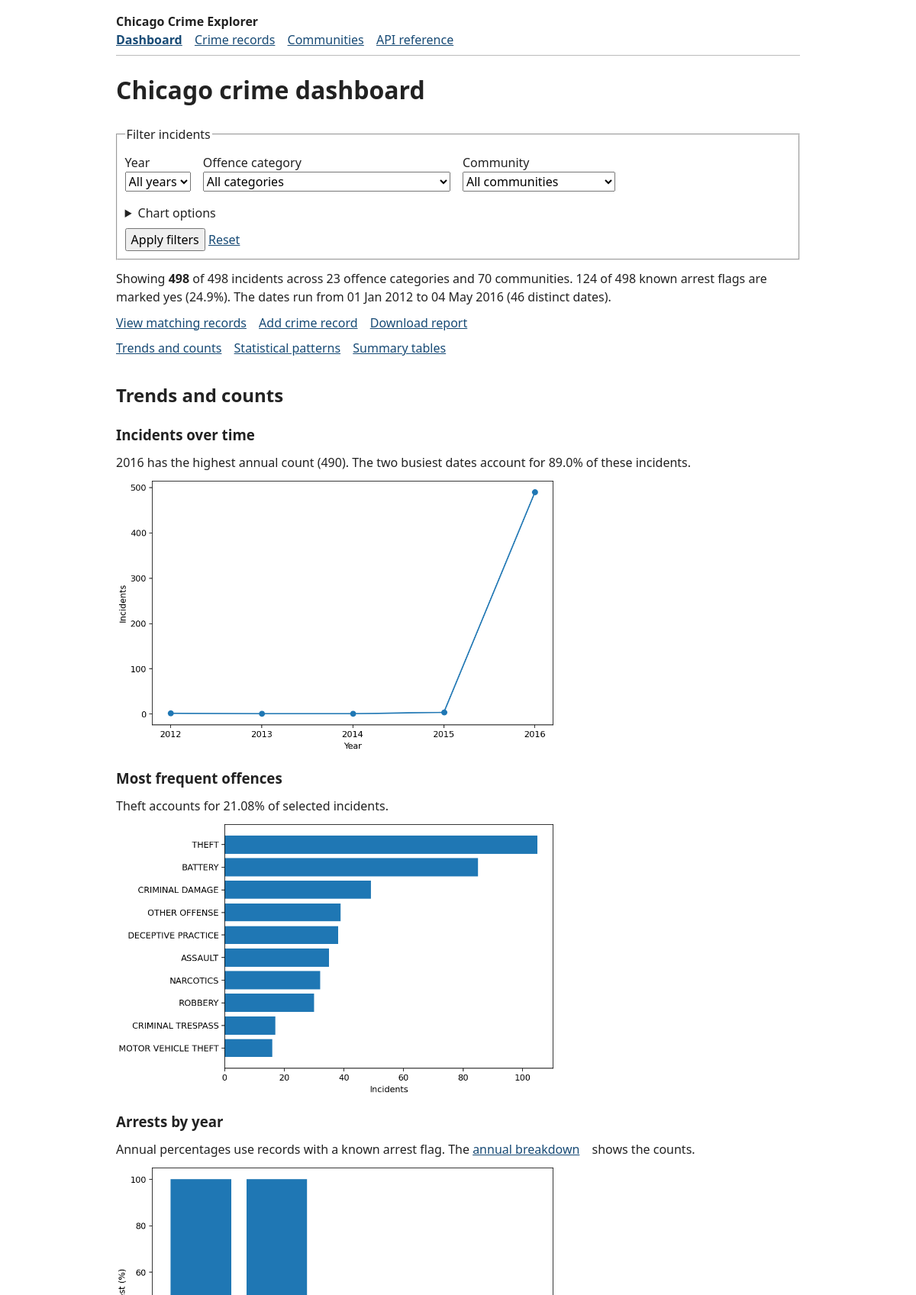
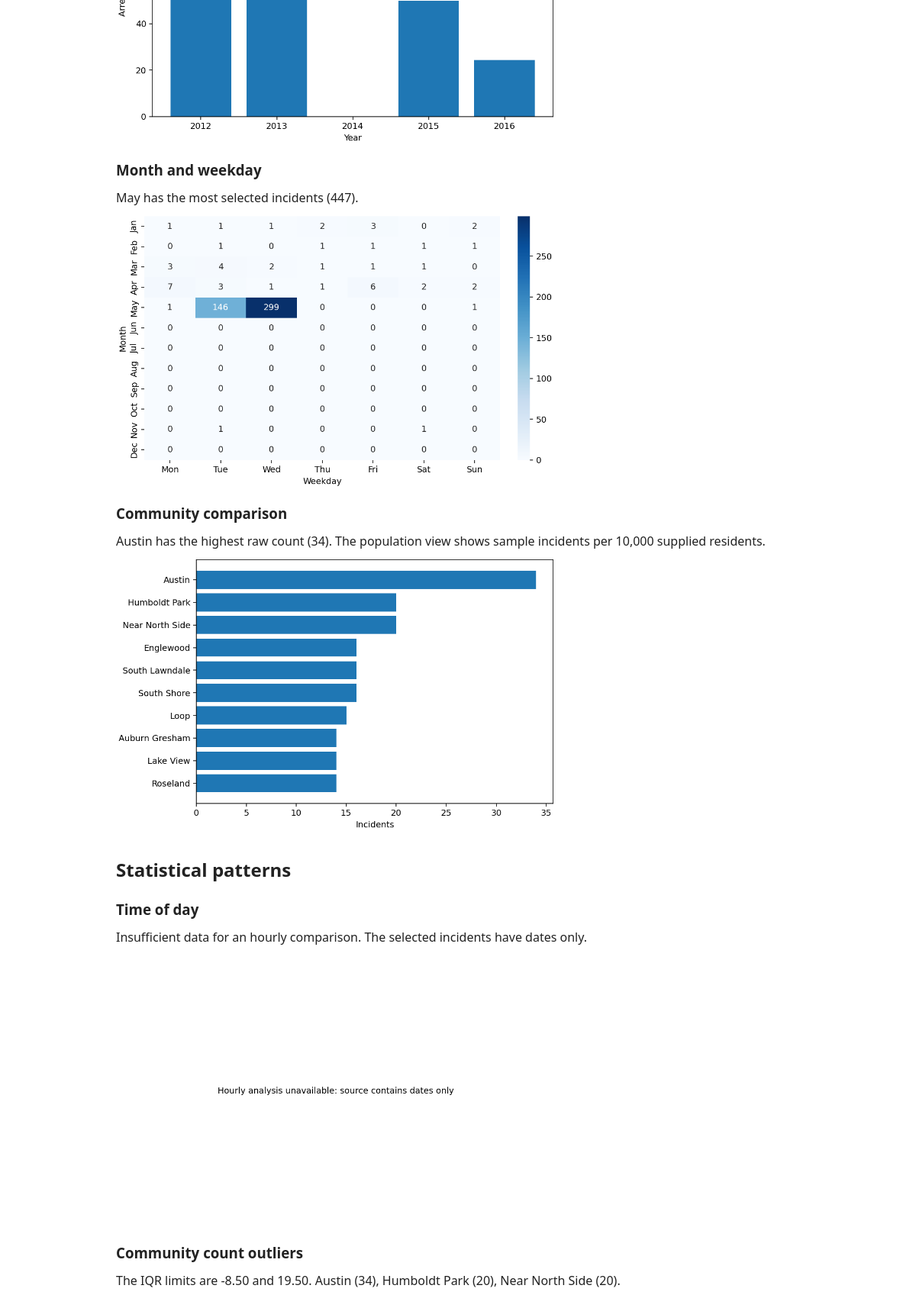
The page / (upper part) on the database its author committed (2 pictures, top to bottom).
### tables this page shows
CREATE TABLE city_community (
    community_code INTEGER PRIMARY KEY,
    community_name TEXT NOT NULL,
    population INTEGER,
    area_sqmile REAL,
    area_sqkm REAL,
    density_per_sqmi REAL,
    density_per_sqkm REAL
);

### app.py (the view)
    @app.get("/")
    def index():
        choices = parse_filters(DashboardQuery())
        filter_names = FilterQuery().fields
        filters = {name: choices[name] for name in filter_names if name in choices}
        results = selection(filters)
        stats = results.stats
        category_limit = 5 if choices["ranking"] == "top5" else 10
        return render_template(
            "dashboard.html",
            options=lookup_options(include_form_details=False),
            filters=filters,
            choices=choices,
            stats=stats,
            full_total=results.full_total,
            dashboard_filters=filters,
            yearly=stats["yearly"].to_dict("records"),
            categories=stats["categories"].head(category_limit).to_dict("records"),
            community=stats["communities"].head(1).to_dict("records"),
        )

### api.py (called while the page is built)
def storage():
    if not current_app.config["DB_PATH"].is_file():
        abort(503, message="Run python use_case_1.py to create the database.")
    engine = current_app.extensions["engine"]
    if not current_app.extensions["tables"]:
        current_app.extensions["tables"] = reflect_tables(engine)
    return engine, current_app.extensions["tables"]

### app.py (called while the page is built)
def parse_filters(schema):
    values = {key: value.strip() for key, value in request.args.items() if value.strip()}
    return schema.load(values, unknown=EXCLUDE)

### database.py (called while the page is built)
def create_db_engine(db_path=DB_PATH, read_only=False):
    path = Path(db_path).resolve()
    url = URL.create(
        "sqlite+pysqlite",
        database=path.as_uri() if read_only else str(path),
        query={"mode": "ro", "uri": "true"} if read_only else {},
    )
    engine = create_engine(url, poolclass=NullPool)
    @event.listens_for(engine, "connect")
    def enable_foreign_keys(connection, _):
        connection.execute("PRAGMA foreign_keys = ON")
    return engine

def create_read_engine(db_path=DB_PATH):
    return create_db_engine(db_path, read_only=True)

### use_case_2.py (called while the page is built)
def community_counts(df, communities):
    counts = df.groupby("community_code").size().rename("crime_count")
    areas = communities[["community_code", "community_name", "population"]].merge(
        counts, how="left", left_on="community_code", right_index=True
    )
    areas["crime_count"] = areas["crime_count"].fillna(0).astype(int)
    areas["per_10000"] = (
        10000 * areas["crime_count"] / areas["population"].where(areas["population"] > 0)
    )
    return community_outliers(areas)

### use_case_3.py (called while the page is built)
def community_outliers(areas):
    values = areas["crime_count"].to_numpy()
    q1, q3 = np.percentile(values, [25, 75]) if len(values) else (0.0, 0.0)
    iqr = q3 - q1
    lower, upper = float(q1 - 1.5 * iqr), float(q3 + 1.5 * iqr)
    areas["is_outlier"] = ~areas["crime_count"].between(lower, upper)
    areas = areas.sort_values(["crime_count", "community_name"], ascending=[False, True])
    outliers = areas.loc[areas["is_outlier"], ["community_name", "crime_count"]]
    spread = {
        "q1": float(q1),
        "q3": float(q3),
        "lower": lower,
        "upper": upper,
        "mean": float(np.mean(values)) if len(values) else 0.0,
        "std": float(np.std(values)) if len(values) else 0.0,
        "outliers": int(areas["is_outlier"].sum()),
    }
    return areas, outliers, spread

### templates/dashboard.html (shortened to what this page needs)
{% extends "base.html" %}
{% macro chart(kind, description) %}
<img src="{{ url_for('chart', name=kind, **filters) }}" alt="{{ description }}" width="1008" height="630" loading="lazy">
{% endmacro %}
{% block content %}
<h1>Chicago crime dashboard</h1>
<form method="get">
    <fieldset>
        <legend>Filter incidents</legend>
        {% include "filters.html" %}
        <details>
            <summary>Chart options</summary>
        </details>
        <button>Apply filters</button>
        <a href="{{ url_for('index') }}">Reset</a>
    </fieldset>
</form>
<p>Showing <strong>{{ stats.total | number }}</strong> of {{ full_total | number }} incidents
    across {{ stats.categories | length }} offence categories and {{ stats.communities_observed }} communities.
    {% if stats.known_arrests %}
    {{ stats.arrests }} of {{ stats.known_arrests }} known arrest flags are marked yes ({{ stats.arrest_percentage | number(1) }}%).
    {% else %}This selection has no known arrest flags.{% endif %}
    {% if stats.total %}The dates run from {{ stats.date_min }} to {{ stats.date_max }} ({{ stats.dates_observed }} distinct dates).{% endif %}
</p>
<p>
    <a href="{{ url_for('records', resource='crimes', **filters) }}">View matching records</a>
    <a href="{{ url_for('record_form', resource='crimes', **filters) }}">Add crime record</a>
    <a href="{{ url_for('export', kind='report.html', **filters) }}">Download report</a>
</p>
<nav aria-label="Dashboard sections">
    <a href="#trends">Trends and counts</a>
    <a href="#patterns">Statistical patterns</a>
    <a href="#tables">Summary tables</a>
</nav>
<h2 id="trends">Trends and counts</h2>
<h3>Incidents over time</h3>
{% if yearly %}
    {% set busiest = yearly | max(attribute='crime_count') %}
    <p>{{ busiest.year }} has the highest annual count ({{ busiest.crime_count }}).
        {% if stats.dates_observed >= 2 %}The two busiest dates account for {{ stats.concentration | number(1) }}% of these incidents.{% endif %}
    </p>
{% else %}<p>No incidents match these filters.</p>{% endif %}
{{ chart(choices.period, 'Incident counts over time') }}
<h3>Most frequent offences</h3>
{% if stats.total %}<p>{{ stats.top_category | title }} accounts for {{ stats.top_category_pct | number(2) }}% of selected incidents.</p>{% endif %}
{{ chart(choices.ranking, 'Most frequent offence categories') }}
<h3>Arrests by year</h3>
<p>Annual percentages use records with a known arrest flag. The <a href="#annual">annual breakdown</a> shows the counts.</p>
{{ chart(choices.arrests, 'Annual arrest figures') }}
<h3>Month and weekday</h3>
{% if stats.total %}<p>{{ stats.peak_month }} has the most selected incidents ({{ stats.peak_month_count }}).</p>{% endif %}
{{ chart('calendar', 'Incident counts by month and weekday') }}
<h3>Community comparison</h3>
{% if community and community[0].crime_count %}
<p>{{ community[0].community_name }} has the highest raw count ({{ community[0].crime_count }}).
    The population view shows sample incidents per 10,000 supplied residents.</p>
{% else %}<p>No selected incidents have a matching community.</p>{% endif %}
{{ chart(choices.areas, 'Community incident comparison') }}
<h2 id="patterns">Statistical patterns</h2>
<h3>Time of day</h3>
{% if stats.timed_records %}
<p>{{ stats.timed_records }} selected incidents have a recorded time.</p>
{% elif stats.total %}
<p>Insufficient data for an hourly comparison. The selected incidents have dates only.</p>
{% else %}<p>No incidents match these filters.</p>{% endif %}
{{ chart('hourly', 'Hourly incident counts or time availability') }}
<h3>Community count outliers</h3>
<p>The IQR limits are {{ stats.iqr.lower | number(2) }} and {{ stats.iqr.upper | number(2) }}.
    {% for area in stats.outlier_communities %}{{ area.community_name }} ({{ area.crime_count }}){% if not loop.last %}, {% else %}.{% endif %}
    {% else %}No community counts fall outside these limits.{% endfor %}
</p>
{% set pair = stats.strongest_correlation %}
{% endblock %}

### templates/base.html (shortened to what this page needs)
<!doctype html>
<html lang="en">
<head>
    <link rel="stylesheet" href="{{ url_for('static', filename='style.css') }}">
</head>
<body>
    <header>
        <strong>Chicago Crime Explorer</strong>
        <nav aria-label="Main navigation">
            <a href="{{ url_for('index', **(dashboard_filters or {})) }}" {% if request.endpoint == 'index' %}aria-current="page"{% endif %}>Dashboard</a>
            <a href="{{ url_for('records', resource='crimes', **(dashboard_filters or {})) }}" {% if resource == 'crimes' %}aria-current="page"{% endif %}>Crime records</a>
            <a href="{{ url_for('records', resource='communities') }}" {% if resource == 'communities' %}aria-current="page"{% endif %}>Communities</a>
            <a href="/api/docs/">API reference</a>
        </nav>
    </header>
    <main id="main">
        {% block content %}{% endblock %}
    </main>
</body>
</html>

### templates/filters.html (shortened to what this page needs)
<label>Year
    <select name="year">
        <option value="">All years</option>
    </select>
</label>
<label>Offence category
    <select name="category">
        <option value="">All categories</option>
    </select>
</label>
<label>Community
    <select name="community_code">
        <option value="">All communities</option>
    </select>
</label>

### static/style.css (style rules this page uses)
body { max-width: 56rem; margin: 1rem auto 3rem; padding: 0 1rem; font: 1rem/1.5 "Segoe UI", Arial, sans-serif; color: #222; background: white; }
header { border-bottom: 1px solid #bbb; padding-bottom: .5rem; }
a { color: #174a75; }
nav a, p a, td a { margin-right: .75rem; }
nav a[aria-current="page"] { font-weight: bold; }
h2 { margin-top: 2rem; }
h3 { margin-bottom: .25rem; }
p { margin: .6rem 0; }
fieldset { min-width: 0; margin: .75rem 0; padding: .6rem; }
label { display: inline-block; max-width: 100%; margin: .25rem .75rem .5rem 0; }
input, select, button { font: inherit; }
input, select { display: block; max-width: 100%; box-sizing: border-box; }
details { margin: .5rem 0; }
summary, button { cursor: pointer; }
img { display: block; width: min(100%, 36rem); height: auto; }

### rows shown on the page
city_community: community_name "Austin", crime_count "34"
city_community: community_name "Humboldt Park", crime_count "20"
city_community: community_name "Near North Side", crime_count "20"

### other values the page prints
{{ stats.total | number }} "498"
{{ full_total | number }} "498"
{{ stats.categories | length }} "23"
{{ stats.communities_observed }} "70"
{{ stats.arrests }} "124"
{{ stats.known_arrests }} "498"
{{ stats.arrest_percentage | number(1) }} "24.9"
{{ stats.date_min }} "01 Jan 2012"
{{ stats.date_max }} "04 May 2016"
{{ stats.dates_observed }} "46"
{{ busiest.year }} "2016"
{{ busiest.crime_count }} "490"
{{ stats.concentration | number(1) }} "89.0"
{{ stats.top_category | title }} "Theft"
{{ stats.top_category_pct | number(2) }} "21.08"
